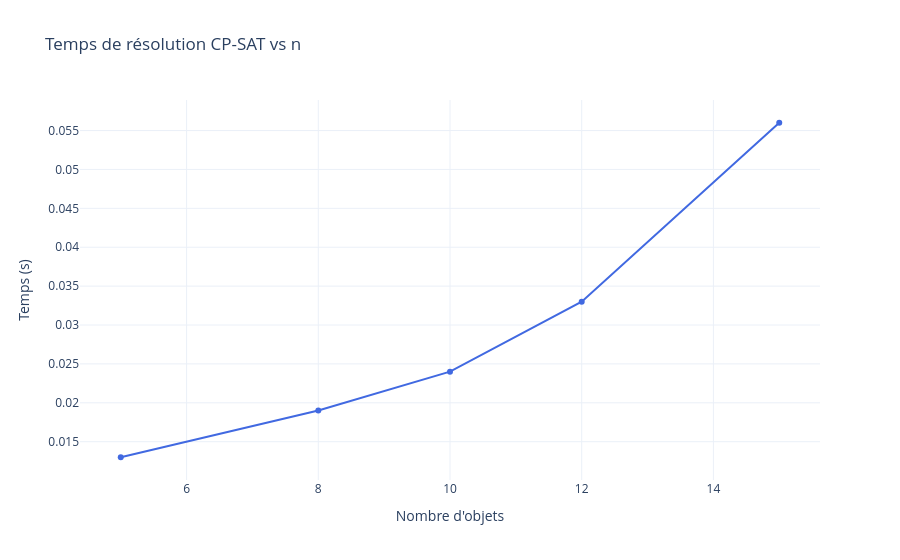

The notebook cell this image was saved under:
### Code cell
fig = go.Figure()
fig.add_trace(go.Scatter(x=df_scale['n'], y=df_scale['temps (s)'],
    mode='lines+markers', name='Temps CP-SAT', line=dict(color='royalblue', width=2)))
fig.update_layout(title='Temps de résolution CP-SAT vs n',
    xaxis_title="Nombre d'objets", yaxis_title='Temps (s)', template='plotly_white')
fig.show()

### Figure 1 — Plotly figure (JSON) as saved in the notebook; plotly's stock layout.template omitted (floating-point values rounded to 4 significant figures)
{"data": [{"line": {"color": "royalblue", "width": 2}, "mode": "lines+markers", "name": "Temps CP-SAT", "type": "scatter", "x": [5, 8, 10, 12, 15], "y": [0.013, 0.019, 0.024, 0.033, 0.056]}], "layout": {"title": {"text": "Temps de résolution CP-SAT vs n"}, "xaxis": {"title": {"text": "Nombre d'objets"}}, "yaxis": {"title": {"text": "Temps (s)"}}}}
